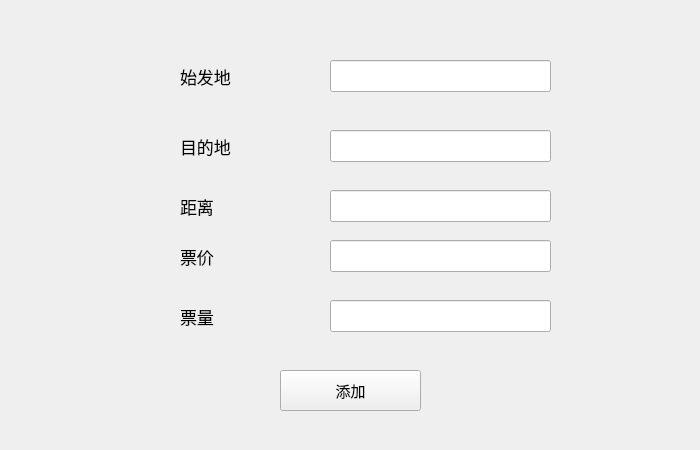
<?xml version="1.0" encoding="UTF-8"?>
<ui version="4.0">
 <class>AddFlightClass</class>
 <widget class="QWidget" name="AddFlightClass">
  <property name="geometry">
   <rect>
    <x>0</x>
    <y>0</y>
    <width>700</width>
    <height>450</height>
   </rect>
  </property>
  <property name="sizePolicy">
   <sizepolicy hsizetype="Fixed" vsizetype="Fixed">
    <horstretch>0</horstretch>
    <verstretch>0</verstretch>
   </sizepolicy>
  </property>
  <property name="windowTitle">
   <string>AddFlight</string>
  </property>
  <widget class="QLabel" name="label">
   <property name="geometry">
    <rect>
     <x>180</x>
     <y>60</y>
     <width>61</width>
     <height>32</height>
    </rect>
   </property>
   <property name="font">
    <font>
     <pointsize>13</pointsize>
    </font>
   </property>
   <property name="text">
    <string>始发地</string>
   </property>
  </widget>
  <widget class="QLabel" name="label_2">
   <property name="geometry">
    <rect>
     <x>180</x>
     <y>131</y>
     <width>61</width>
     <height>31</height>
    </rect>
   </property>
   <property name="font">
    <font>
     <pointsize>13</pointsize>
    </font>
   </property>
   <property name="text">
    <string>目的地</string>
   </property>
  </widget>
  <widget class="QLabel" name="label_3">
   <property name="geometry">
    <rect>
     <x>180</x>
     <y>190</y>
     <width>61</width>
     <height>32</height>
    </rect>
   </property>
   <property name="font">
    <font>
     <pointsize>13</pointsize>
    </font>
   </property>
   <property name="text">
    <string>距离</string>
   </property>
  </widget>
  <widget class="QLabel" name="label_4">
   <property name="geometry">
    <rect>
     <x>180</x>
     <y>240</y>
     <width>61</width>
     <height>32</height>
    </rect>
   </property>
   <property name="font">
    <font>
     <pointsize>13</pointsize>
    </font>
   </property>
   <property name="text">
    <string>票价</string>
   </property>
  </widget>
  <widget class="QLabel" name="label_5">
   <property name="geometry">
    <rect>
     <x>180</x>
     <y>300</y>
     <width>61</width>
     <height>32</height>
    </rect>
   </property>
   <property name="font">
    <font>
     <pointsize>13</pointsize>
    </font>
   </property>
   <property name="text">
    <string>票量</string>
   </property>
  </widget>
  <widget class="QLineEdit" name="LiEd_Start">
   <property name="geometry">
    <rect>
     <x>330</x>
     <y>60</y>
     <width>221</width>
     <height>32</height>
    </rect>
   </property>
  </widget>
  <widget class="QLineEdit" name="LiEd_End">
   <property name="geometry">
    <rect>
     <x>330</x>
     <y>130</y>
     <width>221</width>
     <height>32</height>
    </rect>
   </property>
  </widget>
  <widget class="QLineEdit" name="LiEd_Length">
   <property name="geometry">
    <rect>
     <x>330</x>
     <y>190</y>
     <width>221</width>
     <height>32</height>
    </rect>
   </property>
  </widget>
  <widget class="QLineEdit" name="LiEd_Price">
   <property name="geometry">
    <rect>
     <x>330</x>
     <y>240</y>
     <width>221</width>
     <height>32</height>
    </rect>
   </property>
  </widget>
  <widget class="QLineEdit" name="LiEd_Ticket">
   <property name="geometry">
    <rect>
     <x>330</x>
     <y>300</y>
     <width>221</width>
     <height>32</height>
    </rect>
   </property>
  </widget>
  <widget class="QPushButton" name="PsBt_Add">
   <property name="geometry">
    <rect>
     <x>280</x>
     <y>370</y>
     <width>141</width>
     <height>41</height>
    </rect>
   </property>
   <property name="font">
    <font>
     <pointsize>11</pointsize>
    </font>
   </property>
   <property name="text">
    <string>添加</string>
   </property>
  </widget>
 </widget>
 <layoutdefault spacing="6" margin="11"/>
 <resources/>
 <connections/>
</ui>
